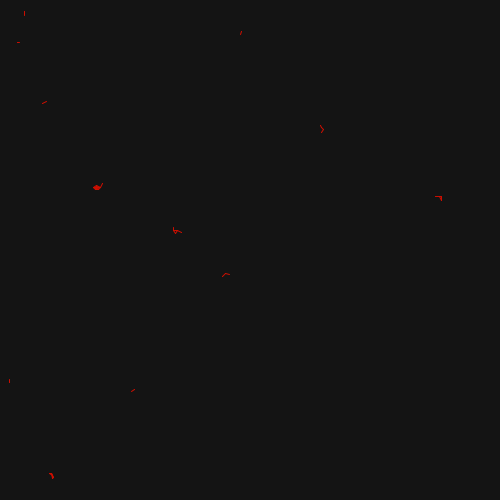
Frame 1 (no input)
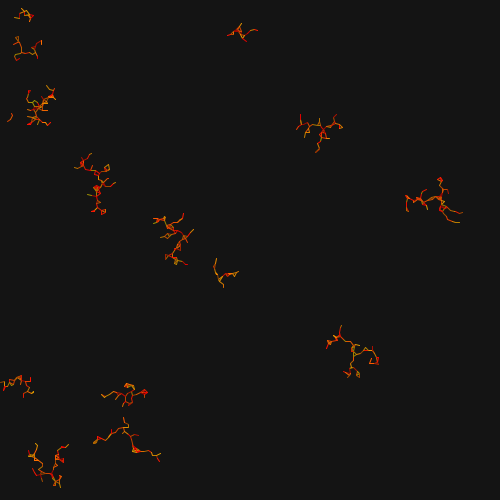
Frame 60 (the mouse pressed at the canvas centre just before this capture)
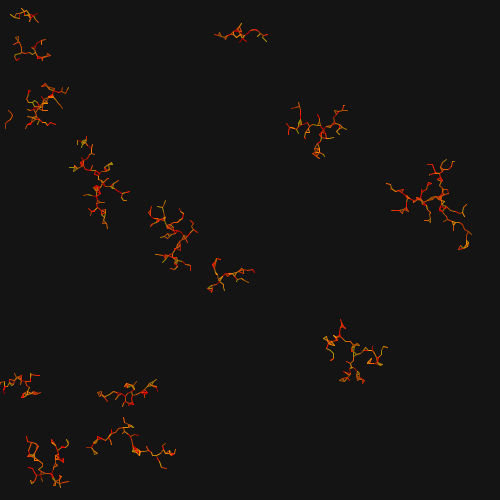
Frame 120 (the mouse held since frame 60 and released just before this capture)

The Processing sketch that drew these frames (run headless with seeded random() and noise(); from frame 60 on, the mouse is pressed at the canvas centre):

// Processing sketch: processing_117748
// ── processing_117748.pde

class cell{  //we created a new cell class

//lets begin with defining some variables
PVector loc = new PVector();  
PVector velocity = new PVector ();
float diam;
boolean isseed;
float cellred;
float cellgreen;
float cellblue;
float lineColor;


cell(){
loc = new PVector(random(500),random(500)); // location of seed cell is random within the boundary of frame (it could have been random(width) and random(height)
diam = 5 ;   // diameter of the cell
isseed = false ;   //  is the cell is seeded or not, at this time it is not
cellred = 255;
cellgreen = 255;
cellblue = 255;
lineColor = random(150,250);   //in order to define edge color of the cells
}

void display(){   //lets begin forming our cell
stroke (lineColor);


if(isseed == true)    { fill(random(255),0,0);}  // if the cell is seeded, its color varies from dark to bright red
if(isseed == false) {fill(cellred,cellgreen,cellblue);  // if not it is white
}

ellipse(loc.x,loc.y,diam,diam);   // since loc PVec defined randomly, loc x and loc y will be placed randomly
}

void update(){    //in order to continue to the movement
  if(isseed == false){
 velocity = new PVector (random(-5,5),random(-5,5));  //cell will appear anywhere 5 unit far from its last current location   
 loc.add(velocity);
  
}}}  

cell[] mycells = new cell[3000];  // [x]  x number of cells will be in frame

void setup(){
  background(20);
size(500,500);
 for(int i =0; i<mycells.length; i++) {mycells[i] = new cell();{ if(i<15)

 // i= number of seeded cells  so, if i < x  there will be x-1 seeded cells will appear on the screen
 
 mycells[i].isseed = true;   //i times seeds placed randomly is true
 
 }
 }
}


void draw(){

 stroke(random(150,255),random(0,150),0);  // random color for the lines btw cells
 
  for(int i=0; i<mycells.length; i++)  //

  mycells[i]. update();  // in order to continue to grow

  

for(int i=0; i<mycells.length; i++) {   
    
  if(mycells[i].isseed == false) {
    
    for(int j=0; j<mycells.length; j++) {
        
        if(mycells[j].isseed == true)  {
          
          
            float d;
            d = PVector.dist(mycells[i].loc, mycells [j].loc);
            
              if(d<5) {  mycells[i].isseed = true;  //if(d<x) isseed= true means  if d is less than x, cell stop moving
            
          line(mycells[i].loc.x, mycells[i].loc.y , mycells[j].loc.x, mycells[j].loc.y); // since some cells stop moving because of previous command, this one draw lines between each other
          
      
          

      }}}}}}
      
      

   void mousePressed() { save("tunc simple DLA.png");   background(20);  loop();   //when mouse pressed it saves current image as png with dark background
}
